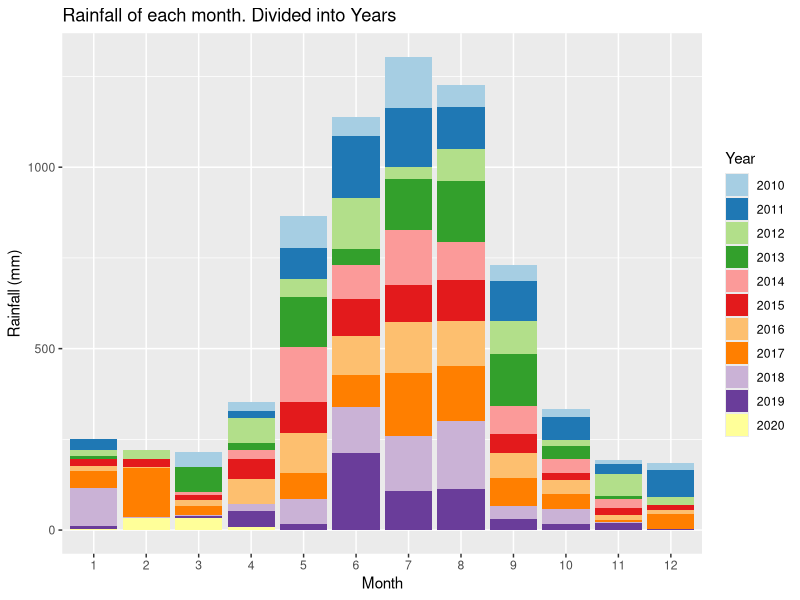
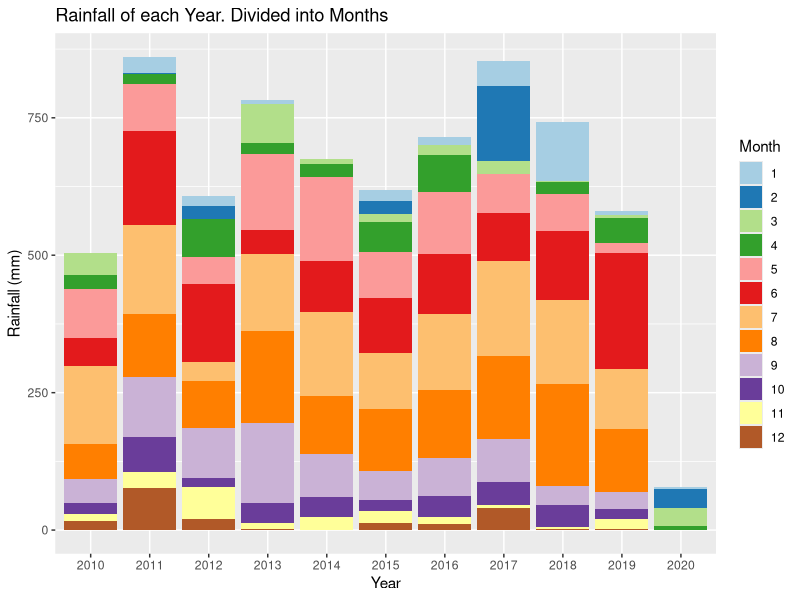
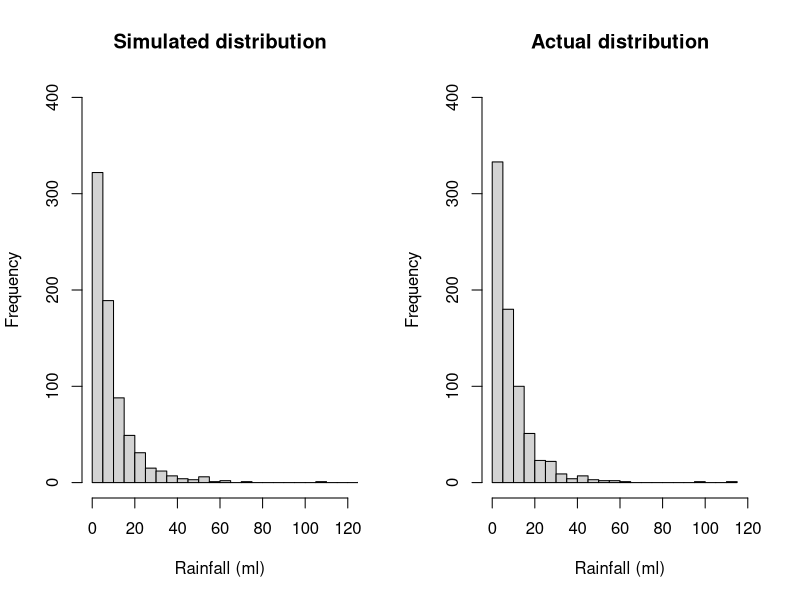
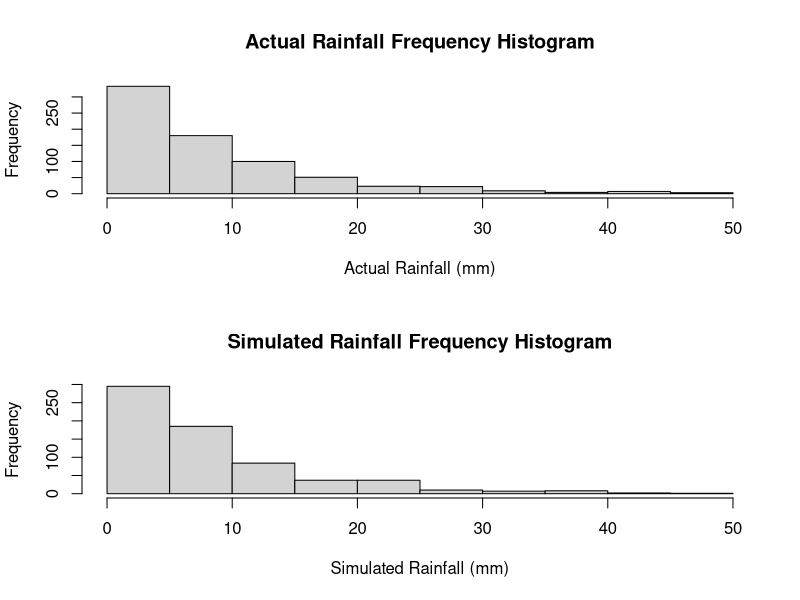
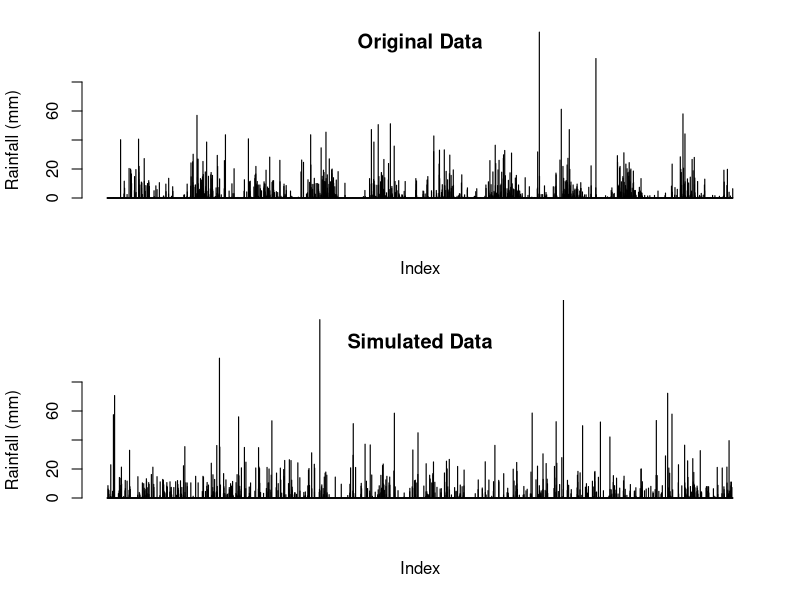
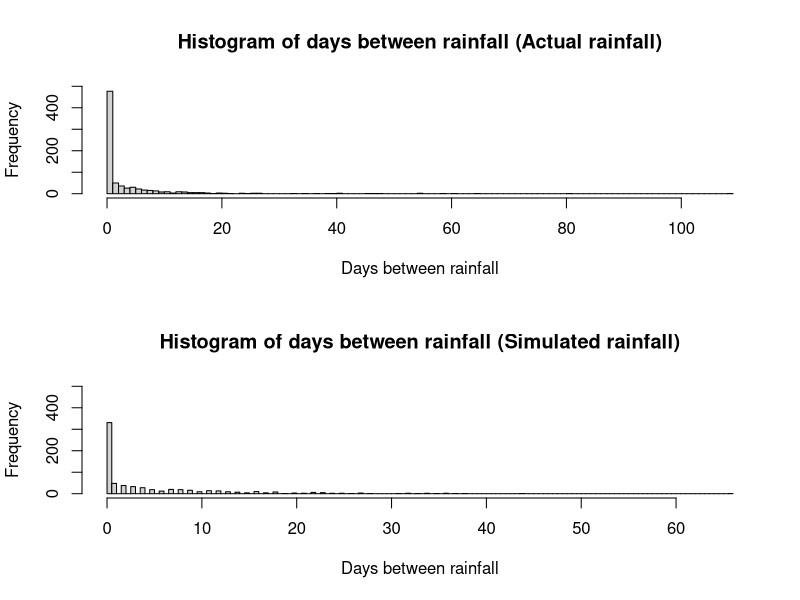
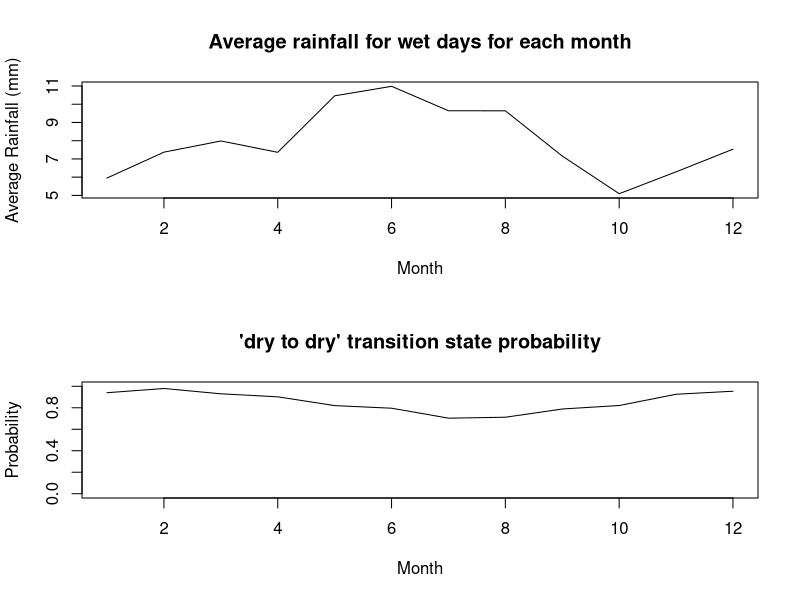
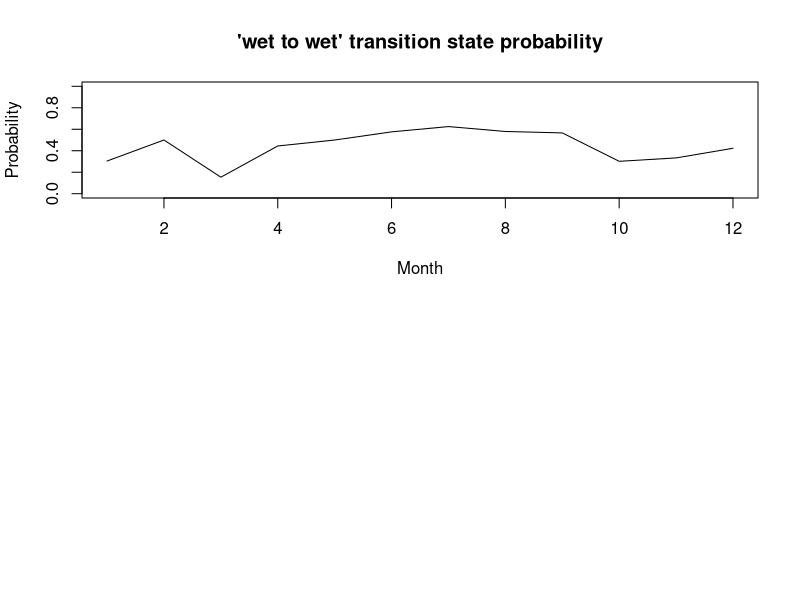

Source code (R) for these figures, in order:
## ---- chunk 1
knitr::opts_chunk$set(echo = TRUE)
## ---- chunk 2
# Reading in the data from the csv file
data <-  read.csv("IDCJAC0009_009225_1800_Data.csv")
weather_data <- data
weather_data <- weather_data[which(is.na(weather_data$Rainfall.amount..millimetres.) == FALSE),] # excluding rows with no rainfall record made 
## ---- chunk 3
weather_data$date <- do.call(paste, c(weather_data[c("Day", "Month", "Year")], sep = "-")) # creating a column that contains the date for easy indentification
## ---- chunk 4
# function to categorise day as either 'wet' or 'dry' for the Markov Chain functions
state <- function(x){
  stateList <- c()
  for(ii in 1:length(x)){
    if(x[ii] < 1){
      stateList <- c(stateList, "dry")
    }
    if(x[ii] >= 1){
      stateList <- c(stateList, "wet")
    }
  }
  return(stateList)
}
weather_data$state <- state(weather_data$Rainfall.amount..millimetres.)
## ---- chunk 5
head(weather_data[,c('Rainfall.amount..millimetres.','state')], 10)
## ---- chunk 6
# function establishing Markov Chain transition state. Establishing the relationship between the rainfall of a given day and the day before it.
transitionState <- function(x){
  transitionStateList <- c('') #can't find transition state of first observation
  for(i in 2:length(x)){
    if(x[i] == "dry"){
      if (x[i-1] == "dry"){
        transitionStateList <- c(transitionStateList, "DryToDry")
      }
      else {
        transitionStateList <- c(transitionStateList, "WetToDry")
      }
    }
    if(x[i] == "wet"){
      if (x[i-1] == "dry"){
        transitionStateList <- c(transitionStateList, "DryToWet")
      }
      else {
        transitionStateList <- c(transitionStateList, "WetToWet")
      }
    }
  }
  return(transitionStateList)
}
weather_data$transitionState <- transitionState(weather_data$state)
## ---- chunk 7
head(weather_data[,c('Rainfall.amount..millimetres.','state', 'transitionState')], 10)
## ---- chunk 8
train_data <- subset(weather_data, Year >= 2010) # only look at the most recent, relevant data.
library(ggplot2)
library(RColorBrewer)

# explorative plots investigating the distribution of rainfall across months and years

# Plotting the rainfall data (grouped by years and months)
# Distribution of rainfall by month (segmented by year)
ggplot(train_data, aes(x = factor(Month), y = Rainfall.amount..millimetres., fill = factor(Year))) + 
  geom_bar(stat = "identity") + 
  scale_fill_brewer(palette = "Paired") + 
  xlab("Month")+
  ylab("Rainfall (mm)")+
  labs(fill = "Year")+
  ggtitle("Rainfall of each month. Divided into Years")
# There does appear to be a rough distribution of rainfall by month. Most years May, June, July, August, and September (month 5-9) have the most rain. There are outliers

ggplot(train_data, aes(x = factor(Year), y = Rainfall.amount..millimetres., fill = factor(Month))) + 
  geom_bar(stat = "identity") + 
  scale_fill_brewer(palette = "Paired") + 
  xlab("Year")+
  ylab("Rainfall (mm)")+
  labs(fill = "Month")+
  ggtitle("Rainfall of each Year. Divided into Months")
# There does not appear to be any obvious pattern in the rainfall across the 10 years (note. 2020 only contains 4 months of data, hence the low rainfall). The average looks to be around 650-700 mm. 
## ---- chunk 9
table(train_data$Month, train_data$Year) # only four months of data in 2020
## ---- chunk 10
#Calculating transition state probabilities, in general (no respect to month or season)
weatherTable <- table(train_data$transitionState)
weatherTable

probWetToWet = weatherTable['WetToWet'] / (weatherTable['WetToWet'] + weatherTable['WetToDry'])
probWetToWet

probDryToDry = weatherTable['DryToDry'] / (weatherTable['DryToDry'] + weatherTable['DryToWet'])
probDryToDry
## ---- chunk 11
#Basic generator (No seasonal variation)

#calculated above
generateRainfallBasic <- function(genLength){
  currentState = "dry" # Years start with very little rain, so more likely to start dry
  rainAmountList <- c()
  for (i3 in 1:genLength){
    if (currentState == "dry"){
      if (runif(1) < probDryToDry){
        currentState = "dry"
      }
      else{
        currentState = "wet"
      }
    }
    else if (currentState == "wet"){
      if (runif(1) < probWetToWet){
        currentState = "wet"
      }
      else{
        currentState = "dry"
      }
    }
    #generating amount of rainfall if state is wet, else 0
    if (currentState == "wet"){
      rainAmount <- 5.66*exp(rnorm(1))
      rainAmountList <- c(rainAmountList, rainAmount)
    }
    else{
      rainAmountList <- c(rainAmountList, 0)
    }
  }
  return(rainAmountList)
}
## ---- chunk 12
#comparing log-normal against actual data, veeerryyyy close fit, will use log-normal for rainfall sim
par(mfrow=c(1,2))
p1 <- 5.66*exp(rnorm(732))
hist(p1, breaks = 30, xlim = c(0,120), ylim = c(0,400), main = "Simulated distribution", xlab = "Rainfall (ml)")

p2 <- train_data$Rainfall.amount..millimetres.[train_data$Rainfall.amount..millimetres.>1]
hist(p2, breaks = 30, xlim = c(0,120), ylim = c(0,400), main = "Actual distribution", xlab = "Rainfall (ml)")

mean(p1)
mean(p2)
## ---- chunk 13
#Basic generator tests
testRainfall = generateRainfallBasic(3761)

par(mfrow=c(2,1))
hist(train_data$Rainfall.amount..millimetres.[train_data$Rainfall.amount..millimetres.>1 & train_data$Rainfall.amount..millimetres.<50], xlab = "Actual Rainfall (mm)", main = "Actual Rainfall Frequency Histogram")
hist(testRainfall[testRainfall > 1 & testRainfall <50], xlab = "Simulated Rainfall (mm)", main = "Simulated Rainfall Frequency Histogram")

par(mfrow=c(2,1))
barplot(train_data$Rainfall.amount..millimetres., ylim = c(0,80), main = "Original Data", ylab = "Rainfall (mm)", xlab = "Index")
barplot(testRainfall, ylim = c(0,80), main = "Simulated Data", ylab = "Rainfall (mm)", xlab = "Index")
## ---- chunk 14
daysBetweenRain <- function(input){
  returnList <- c()
  currentLength <- 0
  for (i in input){
    if (i<1){
      currentLength <- currentLength + 1
    }
    else{
      returnList <- c(returnList, currentLength)
      currentLength <- 0
    }
  }
  return(returnList)
  }
## ---- chunk 15
hist(daysBetweenRain(train_data$Rainfall.amount..millimetres.)[train_data$Rainfall.amount..millimetres.>-1], main = "Histogram of days between rainfall (Actual rainfall)", breaks = 100, xlab = "Days between rainfall", ylim = c(0,500))
hist(daysBetweenRain(testRainfall)[daysBetweenRain(testRainfall)>-1], main = "Histogram of days between rainfall (Simulated rainfall)", breaks = 100, xlab = "Days between rainfall", ylim = c(0,500))
## ---- chunk 16
#Calculates the transition probabilities for each month
probTransStatesMonth <- function(input_data){
  transitonStatesMonthsFrame <- data.frame(list(rep(0, 12), list(rep(0, 12), list(rep(0,    12), list(rep(0, 12)))))) #Initialises 12x4 frame filled with zeroes (4 columns for each transition state, 12 rows for each month)
  names(transitonStatesMonthsFrame) <- c('DryToDry', 'DryToWet', 'WetToDry', 'WetToWet')

  #Makes the dataframe with the count of each transition state with each month
  for (i4 in 1:dim(input_data)[1]){
    tempTransitionState <- input_data[i4, 'transitionState']
    tempMonth <- input_data[i4, 'Month'] 
    transitonStatesMonthsFrame[tempMonth, tempTransitionState] <- transitonStatesMonthsFrame[tempMonth, tempTransitionState]+1 # increase count of tempTransitionState for month tempMonth by 1
  }

  #Calculates the transition state probabilities for each month in the data frame
  probTransitonStatesMonthsFrame <- transitonStatesMonthsFrame
  for (i in 1:dim(transitonStatesMonthsFrame)[1]){
  
    probTransitonStatesMonthsFrame[i, 'DryToDry'] <- transitonStatesMonthsFrame[i, 'DryToDry'] / (transitonStatesMonthsFrame[i, 'DryToDry'] + transitonStatesMonthsFrame[i, 'DryToWet'])
  
    probTransitonStatesMonthsFrame[i, 'DryToWet'] <- transitonStatesMonthsFrame[i, 'DryToWet'] / (transitonStatesMonthsFrame[i, 'DryToDry'] + transitonStatesMonthsFrame[i, 'DryToWet'])
    
    probTransitonStatesMonthsFrame[i, 'WetToDry'] <- transitonStatesMonthsFrame[i, 'WetToDry'] / (transitonStatesMonthsFrame[i, 'WetToDry'] + transitonStatesMonthsFrame[i, 'WetToWet'])
    probTransitonStatesMonthsFrame[i, 'WetToWet'] <- transitonStatesMonthsFrame[i, 'WetToWet'] / (transitonStatesMonthsFrame[i, 'WetToDry'] + transitonStatesMonthsFrame[i, 'WetToWet'])
    # this data frame 'probTransitionStatesMonthsFrame' will be called directly in the generator, so must be called as such when exported
  }
  return(probTransitonStatesMonthsFrame)
}
## ---- chunk 17
probTransitonStatesMonthsFrame <- probTransStatesMonth(train_data)
head(probTransitonStatesMonthsFrame, 10)
## ---- chunk 18
#testing average rainfall when its rains in each month, and for wettowet vs drytowet transitions.
test_w2w <- train_data$Rainfall.amount..millimetres.[train_data$transitionState == "WetToWet"]
test_d2w <- train_data$Rainfall.amount..millimetres.[train_data$transitionState == "DryToWet"]
mean(test_w2w)
mean(test_d2w)
wilcox.test(test_d2w, test_w2w)
#since resulting wilcox test p-value is 0.85, we conclude that theres no difference in rainfall depending on the transition state, and do not need to include it in our model.

test_rainfallPerMonth <- train_data[train_data$state == "wet",c(4,6)]
kruskal.test(Rainfall.amount..millimetres. ~ Month, data = test_rainfallPerMonth)
#p-val = 0.00016, therefore difference between average rainfall for each month

## ---- chunk 19
#calculating the mean rainfall when it rains for each month, to change how much it rains according to the generator later on. Limited to less than 60 mls as the dataset is not large enough for large rainfall amounts (such as 114ml in feburary) to not throw the mean off.
rainMonthData <- c()
for (i in 1:12){
  temp<- train_data$Rainfall.amount..millimetres.[train_data$state == "wet" & train_data$Month == i & train_data$Rainfall.amount..millimetres. < 60]
  rainMonthData <- c(rainMonthData, list(temp))
  rm(temp)
}

rainfallAvgMonth <- sapply(rainMonthData, mean)

## ---- chunk 20
plot(c(1:12), rainfallAvgMonth, type = "l", xlab = "Month", ylab = "Average Rainfall (mm)", main = "Average rainfall for wet days for each month")
## ---- chunk 21
#How the transition state probabilities vary for each month
plot(probTransitonStatesMonthsFrame$DryToDry, ylim = c(0,1), xlab = "Month", main = "'dry to dry' transition state probability", type = 'l', ylab = "Probability")
plot(probTransitonStatesMonthsFrame$WetToWet, ylim = c(0,1), xlab = "Month", main = "'wet to wet' transition state probability", type = 'l', ylab = "Probability")
## ---- chunk 22
#Weather generator accounting  for seasonal variation of transition states or something i hope
#This is just a regular version of basic generator it's mostly the same in fact if i forget to even do this it is the same

generateRainfallSeasonal <- function(input){
  # input must be weather_data or a subset of weather_data
  currentState = "dry" #can make this into a random choice later
  rainAmountList <- c()
  for (i5 in 1:dim(input)[1]){
    if (currentState == "dry"){
      if (runif(1) < probTransitonStatesMonthsFrame[input[i5, 'Month'], 'DryToDry']){ #now inputs depending on the month of input
        currentState = "dry"
      }
      else{
        currentState = "wet"
      }
    }
    else if (currentState == "wet"){
      if (runif(1) < probTransitonStatesMonthsFrame[input[i5, 'Month'], 'WetToWet']){
        currentState = "wet"
      }
      else{
        currentState = "dry"
      }
    }                                   
    #generating amount of rainfall if state is wet, else 0
    if (currentState == "wet"){
      #rainAmount <- 5.66*exp(rnorm(1)) #now log-normal dist, 5 used because is close to mean of weather_data's / the mean of what exp(rnorm(1)) is by default /// Old Version 
      rainAmount <- rainfallAvgMonth[input[i5, 'Month']]*exp(rnorm(1))/1.648 
      #average of exp(rnorm(1)) is ~1.648, so we divide by that so the average of each month will just be the actual average calculated from rainfallAvgMonth.
      rainAmountList <- c(rainAmountList, rainAmount)
    }
    else{
      rainAmountList <- c(rainAmountList, 0)
    }
  }
  return(rainAmountList)
}
## ---- chunk 23
#testing code for seasonal generator
inputSeasonalRainfall <- dplyr::select(train_data, 'Year', 'Month', 'Day') #using existing train data's dates to input to function, instead of putting in just how many to generate
testSeasonalRainfall = generateRainfallSeasonal(inputSeasonalRainfall)
## ---- chunk 24
plot_seasonal_data <- function(training_data_input,seasoned_data_rainfall, title){
  par(mfrow=c(2,1))
  barplot(training_data_input$Rainfall.amount..millimetres., ylim = c(0,80), main = c("Original Data", title), ylab = "Rainfall (mm)", xlab = "Index")
  barplot(seasoned_data_rainfall, ylim = c(0,80), main = c("Simulated Seasonal Data", title), ylab = "Rainfall (mm)", xlab = "Index")
}
plot_seasonal_data(train_data,testSeasonalRainfall, "(Perth)")
## ---- chunk 25
hist(daysBetweenRain(train_data$Rainfall.amount..millimetres.)[train_data$Rainfall.amount..millimetres.>-1], main = "Histogram of days between rainfall (Actual rainfall)", breaks = 100, xlab = "Days between rainfall", ylim = c(0,500))
hist(daysBetweenRain(testSeasonalRainfall)[daysBetweenRain(testSeasonalRainfall)>-1], main = "Histogram of days between rainfall (Simulated rainfall)", breaks = 100, xlab = "Days between rainfall", ylim = c(0,500))
## ---- chunk 26
wilcox.test(daysBetweenRain(testSeasonalRainfall), daysBetweenRain(train_data$Rainfall.amount..millimetres.))
mean(daysBetweenRain(testSeasonalRainfall)); mean(daysBetweenRain(train_data$Rainfall.amount..millimetres.))
sd(daysBetweenRain(testSeasonalRainfall)); sd(daysBetweenRain(train_data$Rainfall.amount..millimetres.))
## ---- chunk 27
#comparing log-normal against actual data, veeerryyyy close fit, will use log-normal for rainfall sim
p1 <- 5.66*exp(rnorm(732))
p1 <- p1[p1>1]
hist(p1, breaks = 30, xlim = c(0,120), ylim = c(0,400), main = "Simulated distribution")

p2 <- train_data$Rainfall.amount..millimetres.[train_data$Rainfall.amount..millimetres.>1]
hist(p2, breaks = 30, xlim = c(0,120), ylim = c(0,400), main = "actual distribution")
## ---- chunk 28
set.seed(100345)
sampID <- sample.int(nrow(train_data), size = 0.8*nrow(train_data), replace = FALSE)
train_data <- train_data[sampID,] # 80% of data for training
test_data <- train_data[-sampID,] # 20% for testing
## ---- chunk 29
probTransitonStatesMonthsFrame <- probTransStatesMonth(train_data) # retraining seasonal generator probTransitionStatesMonthsFrame with new training data (now only 80% of the original train_data)
# calucating the new average rainfall for each month
rainMonthData <- c()
for (i in 1:12){
  temp<- train_data$Rainfall.amount..millimetres.[train_data$state == "wet" & train_data$Month == i & train_data$Rainfall.amount..millimetres. < 60]
  rainMonthData <- c(rainMonthData, list(temp))
  rm(temp)
}
rainfallAvgMonth <- sapply(rainMonthData, mean)
## ---- chunk 30
#generates a simulation with the same number of observations as test_data (20% of the total data)
testSeasonalRainfall20 = generateRainfallSeasonal(test_data) 
## ---- chunk 31
par(mfrow = c(2, 1))
barplot(testSeasonalRainfall20, ylab = "Rainfall (mm)", xlab = "index", main = "Simulated data")
barplot(test_data$Rainfall.amount..millimetres., ylab = "Rainfall (mm)", xlab  = "index", main = "Actual data")
## ---- chunk 32
# Wilcoxon signed rank test
WT <- wilcox.test(testSeasonalRainfall20, test_data$Rainfall.amount..millimetres., paired=T)
print("Wilcoxon rank sum p-value")
WT$p.value
# paired student t test
TT <- t.test(testSeasonalRainfall20, test_data$Rainfall.amount..millimetres., paired=T)
print("t-test p-value")
TT$p.value
## ---- chunk 33
train_data <- subset(weather_data, Year >= 2010)
train10_data <- subset(weather_data, Year >= 2009 & Year < 2019)
data_2019 <- subset(weather_data, Year == 2019)
## ---- chunk 34
probTransitonStatesMonthsFrame <- probTransStatesMonth(train10_data) # retraining seasonal generator probTransitionStatesMonthsFrame with train10_data
set.seed(10356)
monthList <- subset(weather_data, Year == 2019) # a year that isn't a leap year to get the month list, as generation algorithm only requires months
monthList <- monthList['Month']
testSeasonalRainfall10 <- generateRainfallSeasonal(monthList)
## ---- chunk 35
#compare generated year against 2019
par(mfrow = c(2,1))
barplot(testSeasonalRainfall10, xlab = "Index", ylab = "Rainfall (mm)", main = "Simulated Rainfall")
barplot(data_2019$Rainfall.amount..millimetres., xlab = "Index", ylab = "Rainfall (mm)", main = "2019 Rainfall")
## ---- chunk 36
# check other years for comparison
par(mfrow = c(3,2))
barplot(testSeasonalRainfall10, xlab = "Index", ylab = "Rainfall (mm)", main = "Simulated Rainfall")
year <- subset(weather_data, Year == 2015)
barplot(year$Rainfall.amount..millimetres., xlab = "Index", ylab = "Rainfall (mm)", main = "2015 Rainfall")
year <- subset(weather_data, Year == 2008)
barplot(year$Rainfall.amount..millimetres., xlab = "Index", ylab = "Rainfall (mm)", main = "2008 Rainfall")
year <- subset(weather_data, Year == 2015)
barplot(year$Rainfall.amount..millimetres., xlab = "Index", ylab = "Rainfall (mm)", main = "2017 Rainfall")
year <- subset(weather_data, Year == 2007)
barplot(year$Rainfall.amount..millimetres., xlab = "Index", ylab = "Rainfall (mm)", main = "2007 Rainfall")
year <- subset(weather_data, Year == 2013)
barplot(year$Rainfall.amount..millimetres., xlab = "Index", ylab = "Rainfall (mm)", main = "2013 Rainfall")
rm(year)
## ---- chunk 37
# Creates a graph of difference in rainfall for years, weeks, months, years to see if there are any potential patterns.
# Creates a list of the weekly rainfall
RainfallWeekly <- data.frame("Rainfall (mm)", "Week")
colnames(RainfallWeekly) <- c("Rainfall (mm)", "Week")
RainfallWeekly$`Rainfall (mm)` <- as.numeric(RainfallWeekly$`Rainfall (mm)`)
RainfallWeekly$Week <- as.numeric(RainfallWeekly$Week)
week = 1
weekRain = 0
for(ii in c(1: nrow(weather_data))){
  weekRain = weekRain + weather_data[ii, 6] # rainfall amount for that row
  
  if(ii%%7 == 0){ # every 7th row
    RainfallWeekly[(ii/7), 1] <- weekRain # 1 row of RainfallWeekly created every 7 rows (1 weeks) - inserting rainfall total for that week
    RainfallWeekly[(ii/7), 2] <- week
    week = week + 1
    weekRain = 0 # clear total rainfall to prepare for next week
  }
}
## ---- chunk 38
RainfallWeeklyDiff <- data.frame(c(1:(nrow(RainfallWeekly)-1)), c(1:(nrow(RainfallWeekly)-1))) # data frame with two columns, one less row than RainfallWeekly
colnames(RainfallWeeklyDiff) <- c("Rainfall diff (mm)", "Week")
RainfallWeeklyDiff$`Rainfall diff (mm)` <- diff(RainfallWeekly$`Rainfall (mm)`) # change in weeks
## ---- chunk 39
# plot first 700 weeks first against the difference in rainfall, and then the rainfall per week
par(mfrow = c(4,1))
plot(RainfallWeeklyDiff[c(1:350), 2], RainfallWeeklyDiff[c(1:350), 1], xlab = "week", ylab = "change in rainfall (mm)", cex = 2, type = "b", main = "Difference in rainfall (mm) by week")
plot(RainfallWeekly[c(1:350), 2], RainfallWeekly[c(1:350), 1], xlab = "week", ylab = "rainfall (mm)", type = "l", main = "Rainfall (mm) by week")
plot(RainfallWeeklyDiff[c(351:700), 2], RainfallWeeklyDiff[c(351:700), 1], xlab = "week", ylab = "change in rainfall (mm)", cex = 2, type = "b", main = "Difference in rainfall (mm) by week")
plot(RainfallWeekly[c(351:700), 2], RainfallWeekly[c(351:700), 1], xlab = "week", ylab = "rainfall (mm)", type = "l", main = "Rainfall (mm) by week")
## ---- chunk 40
# might remove this, already show first 700 weeks

# plot second 700 weeks first against the difference in rainfall, and then the rainfall per week
par(mfrow = c(4,1))
plot(RainfallWeeklyDiff[c(701:1050), 2], RainfallWeeklyDiff[c(701:1050), 1], xlab = "week", ylab = "change in rainfall (mm)", cex = 2, type = "b")
plot(RainfallWeekly[c(701:1050), 2], RainfallWeekly[c(701:1050), 1], xlab = "week", ylab = "rainfall (mm)", type = "l")
plot(RainfallWeeklyDiff[c(1051:1414), 2], RainfallWeeklyDiff[c(1051:1414), 1], xlab = "week", ylab = "change in rainfall (mm)", cex = 2, type = "b")
plot(RainfallWeekly[c(1051:1414), 2], RainfallWeekly[c(1051:1414), 1], xlab = "week", ylab = "rainfall (mm)", type = "l")
## ---- chunk 41
rainSort_2019 <- data_2019$Rainfall.amount..millimetres.
# qqplot before removing 'dry' days
par(mfrow=c(1,2))
qqnorm(rainSort_2019, pch = 1, frame = F, main = "Normal Q-Q Plot of Rainfall 2019 (including dry days)")
qqline(rainSort_2019, col = "red", lwd = 2)
rainSort_2019 <- rainSort_2019[which(rainSort_2019 != 0)]
# qqplot after removing 'dry' days
qqnorm(rainSort_2019, pch = 1, frame = F, main = "Normal Q-Q Plot of Rainfall 2019 (excluding dry days)")
qqline(rainSort_2019, col = "red", lwd = 2)

# data is not normally distributed
rm(rainSort_2019)
## ---- chunk 42
# Function that returns the sum of ranks of difference (w+ and w-) that are part of the Wilcoxon signed rank calculations
returnRanks <- function(simulated, actual){
  diffs <- (simulated - actual)
  diffs <- diffs[diffs != 0]
  posDifs <- which(diffs > 0)
  negDiffs <- which(diffs < 0)
  rank <- rank(abs(diffs))
  rankPosDiff <- sum(rank[posDifs])
  rankNegDiff <- sum(rank[negDiffs]) 
  return(c(rankPosDiff, rankNegDiff))
}

## ---- chunk 43
wilcox <- function(seed, year){
  set.seed(seed)
  rainYear <- subset(weather_data, Year == year) # a year that isn't a leap year to get the month list, as generation algorithm only requires months
  monthList <- rainYear['Month']
  simRainfall <- generateRainfallSeasonal(monthList)

  # test of testSeasonalRainfall10 against 2019 rainfall (testSeasonalRainfall10 was simulation of 2019 rainfall)
  print(wilcox.test(rainYear$Rainfall.amount..millimetres., simRainfall, paired = T, alternative = "t", conf.int = T, conf.level = 0.95))
  WP <- wilcox.test(rainYear$Rainfall.amount..millimetres., simRainfall, paired = T, alternative = "t", conf.int = T, conf.level = 0.95)
  cat("P-value is",WP$p.value,"\n")

  # manual calculation of Wilcoxon signed rank values 

  sumRanks <- returnRanks(simRainfall, rainYear$Rainfall.amount..millimetres.)
  cat(sumRanks[1], "is the sum of the ranks of the positive differences","\n")
  cat(sumRanks[2], "is the sum of the ranks of the negative differences","\n")

}
wilcox(404567, 2019)
## ---- chunk 44
wilcox(12345, 2019)
wilcox(347876, 2019)
wilcox(3456789, 2019)
## ---- chunk 45
# looking at the four total simulations created, there is generally no significant different between the simulated rainfall and the actual rainfall. 
# However looking at rankPosDiff and rankNegDiff calculated for each (the sum of the ranks of the positive and negative differences between the simulated and actual data respectively), the simulated rainfall was consistently larger than the actual data 
# The reason for this is likely because 2019 had a very small amount of rainfall compared to the rest of the years.

## ---- chunk 46
rain2019 <- subset(weather_data, Year == 2019)
simRainfall2019 <- generateRainfallSeasonal(rain2019)
cat(median(simRainfall2019), "is the simulated median \n")
cat(median(rain2019$Rainfall.amount..millimetres.), "is the actual median \n")

cat(sum(train10_data$Rainfall.amount..millimetres.)/10, "is the average total rainfall per year for 2009 to 2018 \n") #/10 to get average of 10 years of rain data
cat(sum(rain2019$Rainfall.amount..millimetres.), "is the total rainfall of 2019 \n")

# given the number of dry days, it makes sense that the median's would be very similar in the Wilcoxon Signed Rank test
# To perform the Wilcoxon Signed Rank test we remove those dates from testSeasonalRainfall10
# 2019 is a non leap year so February will have 28 days
#October 5th and December 19th are missing, so we remove them

# Test of simRainfall2019 against 2019 rainfall (testSeasonalRainfall10 was simulation of 2019 rainfall)
wilcox.test(simRainfall2019, rain2019$Rainfall.amount..millimetres., paired = T, alternative = "t")

# Since the p-value is relatively high, it can be concluded that there is no significant diference between the simulated 2019 data and the actual 2019 data. 
# While the simulation may not be an accurate prediction of 2019 (as seen in the barplots), the simulation was also not logically flawed, as there is not a significant difference between the median of the simulation and the median of the actual.
#Furthermore, a qucik comparison of the medians in the Wilcoxon Signed Rank test shows that (as expected) they are also very similar.
cat("Median of actual and simulated rainfall respectively:", median(rain2019$Rainfall.amount..millimetres.),",", median(simRainfall2019))
rm(simRainfall2019)
## ---- chunk 47
# looking at 2013 data (which had a larger than average amount of rain)
rain2013 <- subset(weather_data, Year == 2013)
monthList <- subset(weather_data, Year == 2013) # A year that isn't a leap year to get the month list, as generation algorithm only requires months
monthList <- monthList['Month']
simRainfall2013 <- generateRainfallSeasonal(monthList)
wilcox.test(simRainfall2013, rain2013$Rainfall.amount..millimetres., paired = T, conf.int = T, conf.level = 0.95)

par(mfrow = c(2,1))
barplot(simRainfall2013, xlab = "Index", ylab = "Rainfall (mm)", main = "Simulated Rainfall")
barplot(rain2013$Rainfall.amount..millimetres., xlab = "Index", ylab = "Rainfall (mm)", main = "2013 Rainfall")

diffs <- (simRainfall2013 - rain2013$Rainfall.amount..millimetres.)
diffs <- diffs[diffs != 0]
posDifs <- which(diffs > 0)
negDiffs <- which(diffs < 0)
rank <- rank(abs(diffs))
rankPosDiff <- sum(rank[posDifs])
rankNegDiff <- sum(rank[negDiffs]) 

rankPosDiff
rankNegDiff
mean(diffs)
## ---- chunk 48
# Reading in the data from the csv file for the Sydney Location
data2 <-  read.csv("IDCJAC0009_066062_1800_Data.csv")
weather_data2 <- subset(data2, Year >= 1993)

weather_data2 <- weather_data2[which(is.na(weather_data2$Rainfall.amount..millimetres.) == FALSE),] #excluding rows with no rainfall record made
weather_data2$date2 <- do.call(paste, c(weather_data2[c("Day", "Month", "Year")], sep = "-")) #creating a column that contains the date for easy indentification
weather_data2$state <- state(weather_data2$Rainfall.amount..millimetres.)
weather_data2$transitionState <- transitionState(weather_data2$state)
train_data2 <- subset(weather_data2, Year >= 2010)
inputSeasonalRainfall2 <- dplyr::select(train_data2, 'Year', 'Month', 'Day')
## ---- chunk 49
train_data2 <- subset(weather_data2, Year >= 2010)
train10_data2 <- subset(weather_data2, Year >= 2009 & Year < 2019)
data_2019_2 <- subset(weather_data2, Year == 2019)

probTransitonStatesMonthsFrame <- probTransStatesMonth(train10_data2) # retraining seasonal generator probTransitionStatesMonthsFrame with train10_data
testSeasonalRainfall2 = generateRainfallSeasonal(inputSeasonalRainfall2)
plot_seasonal_data(train_data2,testSeasonalRainfall2, "(Sydney)")
## ---- chunk 50
probTransitonStatesMonthsFrame <- probTransStatesMonth(train10_data2) # retraining seasonal generator probTransitionStatesMonthsFrame with train10_data
set.seed(10546)
monthList_2 <- data_2019_2 # a year that isn't a leap year to get the month list, as generation algorithm only requires months
monthList_2 <- monthList_2['Month']
testSeasonalRainfall10_2 <- generateRainfallSeasonal(monthList_2)
## ---- chunk 51
#Compare Generated year against 2019
par(mfrow = c(2,1))
barplot(testSeasonalRainfall10, xlab = "Index", ylab = "Rainfall (mm)", main = "Simulated Rainfall")
barplot(data_2019$Rainfall.amount..millimetres., xlab = "Index", ylab = "Rainfall (mm)", main = "2019 Rainfall")
# Conclusion and summary of the findings:
